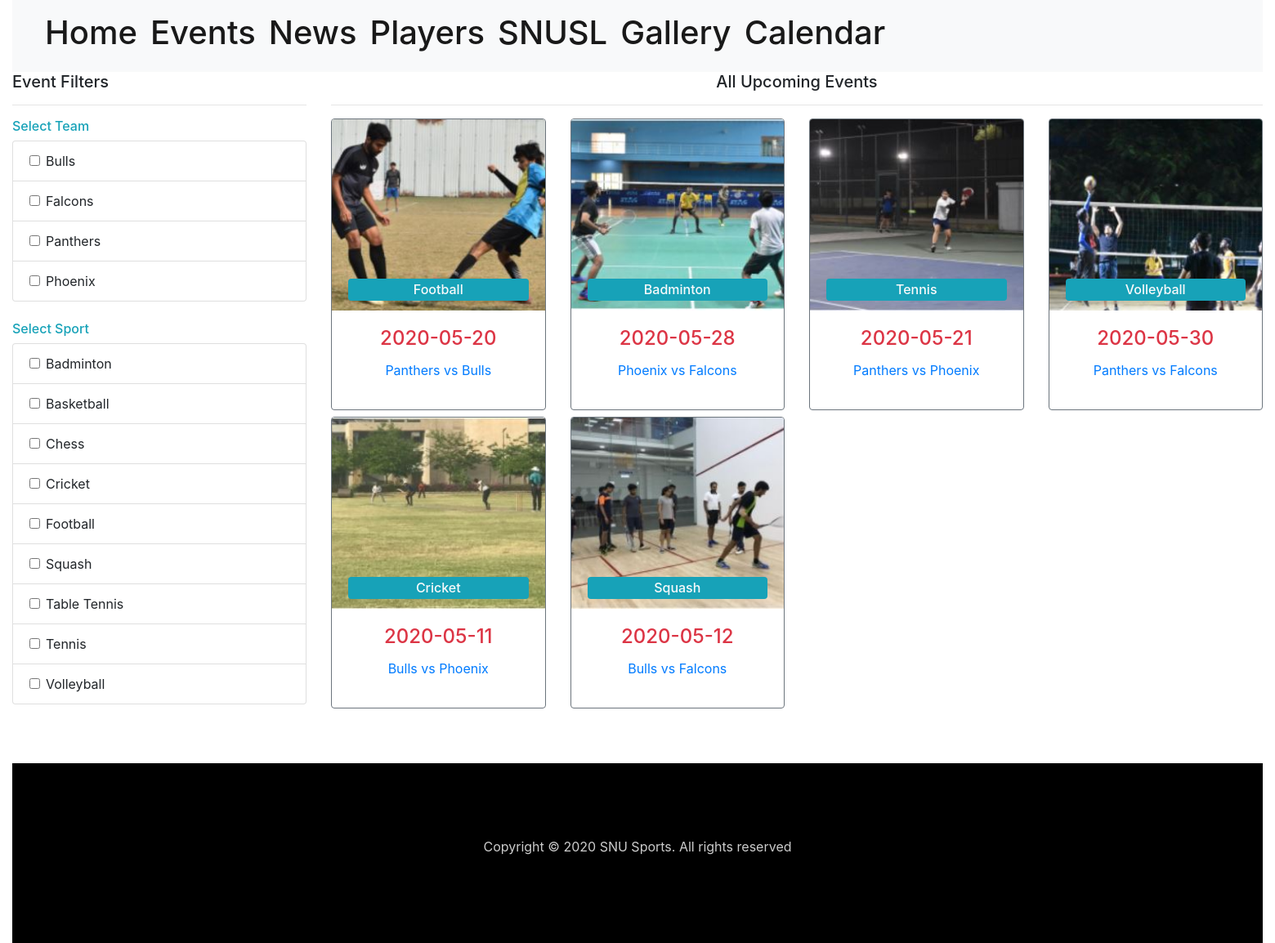
/allevents.php, run on the app's committed database.
### tables this page shows
CREATE TABLE IF NOT EXISTS `teamdetails` (
  `tid` int(2) NOT NULL,
  `teamName` varchar(10) NOT NULL,
  `points` int(4) NOT NULL,
  `numPlayers` int(3) NOT NULL,
  `mid` int(2) NOT NULL,
  `logo` text COMMENT 'Location of the Logo'
);

CREATE TABLE IF NOT EXISTS `sportdetails` (
  `sID` int(2) NOT NULL,
  `sName` varchar(30) NOT NULL,
  `currentLeader` int(2) DEFAULT NULL,
  `lastMatch` date NOT NULL,
  `nextMatch` date DEFAULT NULL,
  `sport_logo` text,
  `venue` varchar(1000) NOT NULL
);

CREATE TABLE IF NOT EXISTS `events` (
  `eventID` int(2) NOT NULL,
  `team1` int(2) NOT NULL,
  `team2` int(2) NOT NULL,
  `teamA` varchar(10) NOT NULL,
  `teamB` varchar(10) NOT NULL,
  `Date` date NOT NULL,
  `sport` int(2) NOT NULL
);

### allevents.php (the view, shortened to what this page needs)
<?php
    $server = "localhost";
    $username = "root";
    $password = "mysql@123";
    $dbname = "sports-database";
    $conn = mysqli_connect($server, $username, $password, $dbname);
    $teams = array(
        1=> "Panthers",
        2=> "Bulls",
        3=> "Phoenix",
        4=> "Falcons",
    );
?>
<!DOCTYPE html>
<html lang="en">
  <head>
    <link rel="stylesheet" href="https://maxcdn.bootstrapcdn.com/bootstrap/4.0.0/css/bootstrap.min.css">
  </head>
  <body>
    <div class="col-lg-12">
        <nav class="navbar navbar-expand-lg navbar-light bg-light">
            <div class="collapse navbar-collapse" id="navbarSupportedContent" id="header1">
                <ul class="navbar-nav mr-auto">
                    <li class="nav-item active">
                        <a class="nav-link" href="index.php">
                            <h1> Home </h1><span class="sr-only">(current)</span>
                        </a>
                    </li>
                    <li class="nav-item active">
                        <a class="nav-link" href="allevents.php">
                            <h1> Events </h1><span class="sr-only">(current)</span>
                        </a>
                    </li>
                    <li class="nav-item active">
                        <a class="nav-link" href="NewsWall\B\Bootstrap.html">
                            <h1> News </h1><span class="sr-only">(current)</span>
                        </a>
                    </li>
                    <li class="nav-item active">
                        <a class="nav-link" href="all_players.php">
                            <h1> Players </h1><span class="sr-only">(current)</span>
                        </a>
                    </li>
                    <li class="nav-item active">
                        <a class="nav-link" href="about.html">
                            <h1> SNUSL </h1><span class="sr-only">(current)</span>
                        </a>
                    </li>
                    <li class="nav-item active">
                        <a class="nav-link" href="gallery.php">
                            <h1> Gallery </h1><span class="sr-only">(current)</span>
                        </a>
                    </li>
                    <li class="nav-item active">
                        <a class="nav-link" href="calendar\calendar.php">
                            <h1> Calendar </h1><span class="sr-only">(current)</span>
                        </a>
                    </li>
                </ul>
        </nav>
    </div>
    <div class="container-fluid">
        <div class="row">
            <div class="col-lg-3">
            <h5>Event Filters</h5>
            <hr>
            <h6 class="text-info">Select Team</h6>
            <ul class="list-group">
                <?php
                    $team_sql = "SELECT teamName, tid FROM teamDetails ORDER BY teamName LIMIT 4";
                    $result = mysqli_query($conn, $team_sql) or die(mysqli_error($conn));
                    while($row=$result->fetch_assoc()){
                ?>
                <li class="list-group-item">
                    <div class="form-check">
                        <label for="" class="form-check-label">
                            <input type="checkbox" class="form-check-input product_check" name="" value="<?= $row['teamName']; ?>" id="team"> <?= $row['teamName']; ?>
                        </label>
                    </div>
                </li>
            <?php } ?>
            </ul>
            <br>
            <h6 class="text-info">Select Sport</h6>
            <ul class="list-group">
                <?php
                    $team_sql = "SELECT sName FROM sportDetails ORDER BY sName";
                    $result=mysqli_query($conn, $team_sql) or die(mysqli_error($conn));
                    while($row=$result->fetch_assoc()){
                ?>
                <li class="list-group-item">
                    <div class="form-check">
                        <label for="" class="form-check-label">
                            <input type="checkbox" class="form-check-input product_check" name="" value="<?= $row['sName']; ?>" id="sport"> <?= $row['sName']; ?>
                        </label>
                    </div>
                </li>
            <?php } ?>
            </ul>
            <br>
        </div>
            <div class="col-lg-9">
                <h5 class="text-center" id="textChange">All Upcoming Events</h5>
                <hr>
                <div class="row" id="result">
                    <?php
                        $sql = "SELECT events.eventID, events.team1, events.team2, events.Date, sportdetails.sName, sportdetails.sport_logo FROM events, sportdetails WHERE sportdetails.sID = events.sport";
                        $result = mysqli_query($conn, $sql) or die(mysqli_error($conn));
                        while($row = $result->fetch_assoc()){
                    ?>
                    <div class="col-md-3 mb-2">
                        <div class="card-deck">
                            <a href="event.php?id=<?php echo $row['eventID'] ?>">
                            <div class="card border-secondary">
                                <img src="<?= $row['sport_logo']; ?>" class="card-img-top">
                                <div class="card-img-overlay">
                                    <h6 style="margin-top:175px;" class="text-light bg-info text-center rounded p-1"><?= $row['sName']; ?></h6>
                                </div>
                                <div class="card-body">
                                    <h4 class="card-title text-danger text-center"><?= $row['Date']; ?></h4>
                                    <p class="text-center">
                                        <?= $teams[$row['team1']]; ?> vs <?= $teams[$row['team2']]; ?>  <br>
                                    </p>
                                </div>
                            </div>
                        </a>
                        </div>
                    </div>
                <?php } ?>
                </div>
            </div>
        </div>
    </div>
    <br>
    <br>
    <div class="col-lg-12">
        <footer class="main-block dark-bg" style="background: black; padding: 90px;">
            <div class="container">
                <div class="row" style="flex-wrap: wrap; display: flex;">
                    <div class="col-lg-12" style="align-self: center;">
                        <div class="copyright" style="text-align: center;">
                            <p style="color: #ccc;">Copyright © 2020 SNU Sports. All rights reserved</p>
                        </div>
                    </div>
                </div>
            </div>
        </footer>
    </div>
  </body>
</html>

### allevents.php (style rules this page uses)
.card-img-top { width: 100%; height: 15vw; object-fit: cover; }

### data on the page
teamdetails: teamName "Bulls"
teamdetails: teamName "Falcons"
teamdetails: teamName "Panthers"
teamdetails: teamName "Phoenix"
sportdetails: sName "Badminton"
sportdetails: sName "Basketball"
sportdetails: sName "Chess"
sportdetails: sName "Cricket"
sportdetails: sName "Football"
sportdetails: sName "Squash"
sportdetails: sName "Table Tennis"
sportdetails: sName "Tennis"
sportdetails: sName "Volleyball"
events: sport.sport_logo (picture), sport.sName "Football", Date "2020-05-20", team1 "Panthers", team2 "Bulls"
events: sport.sport_logo (picture), sport.sName "Badminton", Date "2020-05-28", team1 "Phoenix", team2 "Falcons"
events: sport.sport_logo (picture), sport.sName "Tennis", Date "2020-05-21", team1 "Panthers", team2 "Phoenix"
events: sport.sport_logo (picture), sport.sName "Volleyball", Date "2020-05-30", team1 "Panthers", team2 "Falcons"
events: sport.sport_logo (picture), sport.sName "Cricket", Date "2020-05-11", team1 "Bulls", team2 "Phoenix"
events: sport.sport_logo (picture), sport.sName "Squash", Date "2020-05-12", team1 "Bulls", team2 "Falcons"
